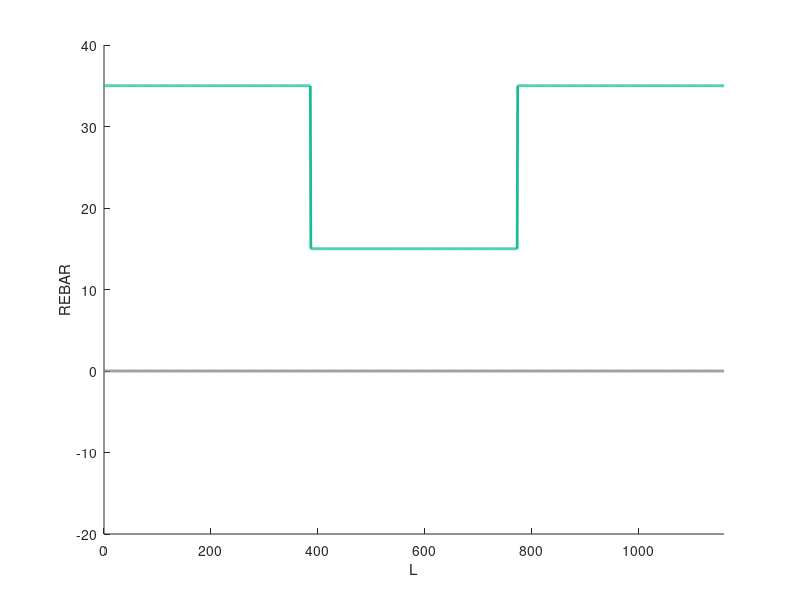
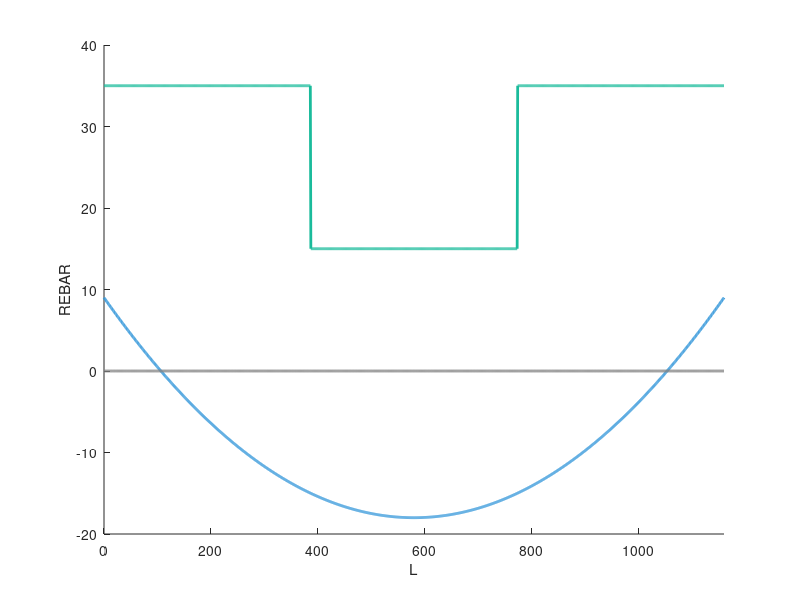
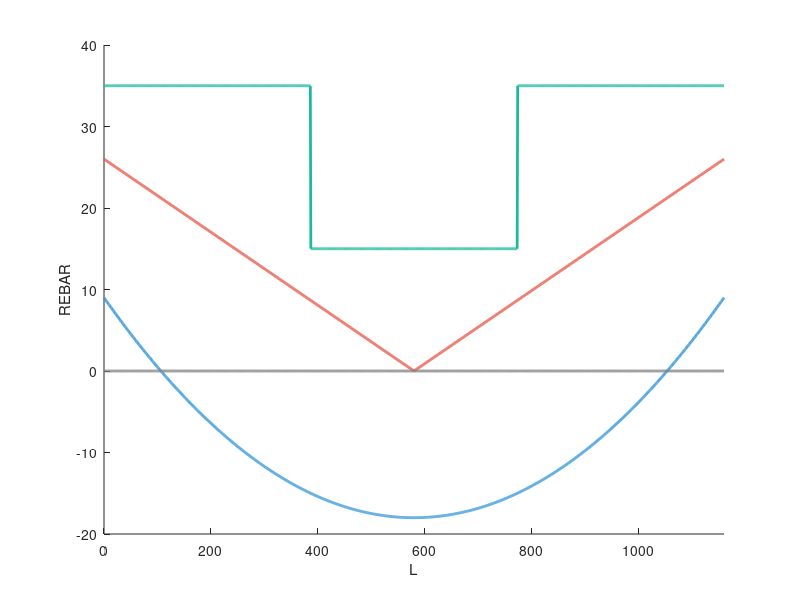
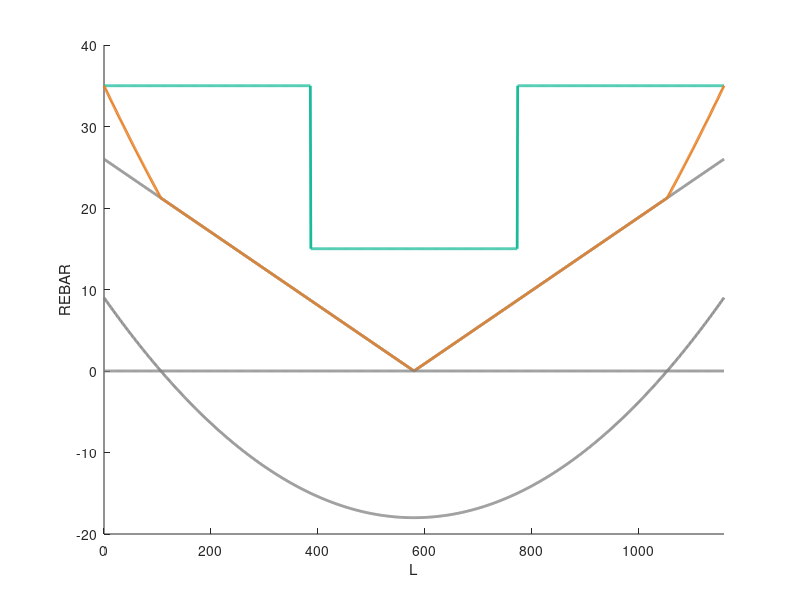

Reproduce these figures in MATLAB, in order.
clc; clear; close all;

green = [26 188 156] / 256;
blue = [52 152 219] / 256;
red = [233 88 73] / 256;
orange = [230 126 34] / 256;
purple = [155 89 182] / 256;
gray = [0.5 0.5 0.5];
background = [247 247 247] / 256;

% totalArea = [35 15 35];

interval = 1200;

zeroLine = zeros(1, interval);

beamLength = 1160;

x = linspace(0, beamLength, interval);

initialRebar = [35 * ones(1, interval / 3), 15 * ones(1, interval / 3), 35 * ones(1, interval / 3)];

gravityLoad = 4 * 27 * (x / beamLength - 0.5) .^ 2 - 18;

lateralForce = max([26 - 2 * 26 * x / beamLength; -26 + 2 * 26 * x / beamLength]);

linearAdd = gravityLoad .* (gravityLoad > 0) + lateralForce;


multiRebarLd = [7 7 7 7 7 7 7 7 7 7 7 7 7 7 7 7 7 7 7 7 7 7 7 7 7 7 7 7 7 7 7 7 7 7 7 7 7 7 7 7 7 7 7 7 7 7 7 7 7 7 7 7 7 7 7 7 7 7 7 7 7 7 7 7 7 7 7 7 7 7 7 7 7 7 7 7 7 7 7 7 7 7 7 7 7 7 7 7 7 7 7 7 7 7 7 7 7 7 7 7 7 7 7 7 7 7 7 7 7 7 7 7 7 7 7 7 7 7 7 7 7 7 7 7 7 7 7 7 7 7 7 7 7 7 7 7 7 7 7 7 7 7 7 7 7 7 7 7 7 7 7 7 7 7 7 7 7 7 7 7 7 7 7 7 7 6 6 6 6 6 6 6 6 6 6 6 6 6 6 6 6 6 6 6 5 5 5 5 5 5 5 5 5 5 5 5 5 5 5 5 5 5 5 5 5 5 5 5 5 5 5 5 5 5 5 5 5 5 5 5 5 5 5 5 5 5 5 5 5 5 5 5 5 5 5 5 5 5 5 5 4 4 4 4 4 4 4 4 4 4 4 4 4 4 4 4 4 4 4 4 4 4 4 4 4 4 4 4 4 4 4 4 4 4 4 4 4 4 4 4 4 4 4 4 4 4 4 4 4 4 4 4 4 4 4 4 4 4 4 4 4 4 4 4 4 4 4 4 4 4 4 4 4 4 4 4 4 4 4 4 4 4 4 4 4 4 4 4 4 4 4 4 4 4 4 4 4 4 4 4 4 4 4 4 4 4 4 4 4 4 4 4 4 4 3 3 3 3 3 3 3 3 3 3 3 3 3 3 3 3 3 3 3 3 3 3 3 3 3 3 3 3 3 3 3 3 3 3 3 3 3 3 3 3 3 3 3 3 3 3 3 3 3 3 3 3 3 3 3 3 3 3 3 3 3 3 3 3 3 3 3 3 3 3 3 3 3 3 3 3 3 3 3 3 3 3 3 3 3 3 3 3 3 3 3 3 3 3 3 3 3 3 3 3 3 3 3 3 3 3 3 3 3 3 3 3 3 3 2 2 2 2 2 2 2 2 2 2 2 2 2 2 2 2 2 2 2 2 2 2 2 2 2 2 2 2 2 2 2 2 2 2 2 2 2 2 2 2 2 2 2 2 2 2 2 2 2 2 2 2 2 2 2 2 2 2 2 2 2 2 2 2 2 2 2 2 2 2 2 2 2 2 2 2 2 2 2 2 2 2 2 2 2 2 2 2 2 2 2 2 2 2 2 2 2 2 2 2 2 2 2 2 2 2 2 2 2 2 2 2 2 2 2 2 2 2 2 2 2 2 2 2 2 2 2 2 2 2 2 2 2 2 2 2 2 2 2 2 2 2 2 2 2 2 2 2 2 2 2 2 2 2 2 2 2 2 2 2 2 2 2 2 2 2 2 2 2 2 2 2 2 2 2 2 2 2 2 2 2 2 2 2 2 2 2 2 2 2 2 2 2 2 2 2 2 2 2 2 2 2 2 2 2 2 2 2 2 2 2 2 2 2 2 2 2 2 2 2 2 2 2 2 2 2 2 2 2 2 2 2 2 2 2 2 2 2 2 2 2 2 2 2 2 2 2 2 2 2 2 2 2 2 2 2 2 2 2 2 2 2 2 2 3 3 3 3 3 3 3 3 3 3 3 3 3 3 3 3 3 3 3 3 3 3 3 3 3 3 3 3 3 3 3 3 3 3 3 3 3 3 3 3 3 3 3 3 3 3 3 3 3 3 3 3 3 3 3 3 3 3 3 3 3 3 3 3 3 3 3 3 3 3 3 3 3 3 3 3 3 3 3 3 3 3 3 3 3 3 3 3 3 3 3 3 3 3 3 3 3 3 3 3 3 3 3 3 3 3 3 3 3 3 3 3 3 3 4 4 4 4 4 4 4 4 4 4 4 4 4 4 4 4 4 4 4 4 4 4 4 4 4 4 4 4 4 4 4 4 4 4 4 4 4 4 4 4 4 4 4 4 4 4 4 4 4 4 4 4 4 4 4 4 4 4 4 4 4 4 4 4 4 4 4 4 4 4 4 4 4 4 4 4 4 4 4 4 4 4 4 4 4 4 4 4 4 4 4 4 4 4 4 4 4 4 4 4 4 4 4 4 4 4 4 4 4 4 4 4 4 4 5 5 5 5 5 5 5 5 5 5 5 5 5 5 5 5 5 5 5 5 5 5 5 5 5 5 5 5 5 5 5 5 5 5 5 5 5 5 5 5 5 5 5 5 5 5 5 5 5 5 5 5 5 5 5 5 6 6 6 6 6 6 6 6 6 6 6 6 6 6 6 6 6 6 6 7 7 7 7 7 7 7 7 7 7 7 7 7 7 7 7 7 7 7 7 7 7 7 7 7 7 7 7 7 7 7 7 7 7 7 7 7 7 7 7 7 7 7 7 7 7 7 7 7 7 7 7 7 7 7 7 7 7 7 7 7 7 7 7 7 7 7 7 7 7 7 7 7 7 7 7 7 7 7 7 7 7 7 7 7 7 7 7 7 7 7 7 7 7 7 7 7 7 7 7 7 7 7 7 7 7 7 7 7 7 7 7 7 7 7 7 7 7 7 7 7 7 7 7 7 7 7 7 7 7 7 7 7 7 7 7 7 7 7 7 7 7 7 7 7 7 7 7 7 7 7 7 7 7 7 7 7 7 7 7 7 7 7 7 7];

threeRebar = [7 7 7 7 7 7 7 7 7 7 7 7 7 7 7 7 7 7 7 7 7 7 7 7 7 7 7 7 7 7 7 7 7 7 7 7 7 7 7 7 7 7 7 7 7 7 7 7 7 7 7 7 7 7 7 7 7 7 7 7 7 7 7 7 7 7 7 7 7 7 7 7 7 7 7 7 7 7 7 7 7 7 7 7 7 7 7 7 7 7 7 7 7 7 7 7 7 7 7 7 7 7 7 7 7 7 7 7 7 7 7 7 7 7 7 7 7 7 7 7 7 7 7 7 7 7 7 7 7 7 7 7 7 7 7 7 7 7 7 7 7 7 7 7 7 7 7 7 7 7 7 7 7 7 7 7 7 7 7 7 7 7 7 7 7 7 7 7 7 7 7 7 7 7 7 7 7 7 7 7 7 7 7 7 7 7 7 7 7 7 7 7 7 7 7 7 7 7 7 7 7 7 7 7 7 7 7 7 7 7 7 7 7 7 7 7 7 7 7 7 7 7 7 7 7 7 7 7 7 7 7 7 7 7 7 7 7 7 7 7 4 4 4 4 4 4 4 4 4 4 4 4 4 4 4 4 4 4 4 4 4 4 4 4 4 4 4 4 4 4 4 4 4 4 4 4 4 4 4 4 4 4 4 4 4 4 4 4 4 4 4 4 4 4 4 4 4 4 4 4 4 4 4 4 4 4 4 4 4 4 4 4 4 4 4 4 4 4 4 4 4 4 4 4 4 4 4 4 4 4 4 4 4 4 4 4 4 4 4 4 4 4 4 4 4 4 4 4 4 4 4 4 4 4 4 4 4 4 4 4 4 4 4 4 4 4 4 4 4 4 4 4 4 4 4 4 4 4 4 4 4 4 4 4 4 4 4 4 4 4 4 4 4 4 4 4 4 4 4 4 4 4 4 4 4 4 4 4 4 4 4 4 4 4 4 4 4 4 4 4 4 4 4 4 4 4 4 4 4 4 4 4 4 4 4 4 4 4 4 4 4 4 4 4 4 4 4 4 4 4 4 4 4 4 4 4 4 4 4 4 4 4 4 4 4 4 4 4 4 4 4 4 4 4 4 4 4 4 4 4 4 4 4 4 4 4 4 4 4 4 4 4 4 4 4 4 4 4 4 4 4 4 4 4 4 4 4 4 4 4 4 4 4 4 4 4 4 4 4 4 4 4 4 4 4 4 4 4 4 4 4 4 4 4 4 4 4 4 4 4 4 4 4 4 4 4 4 4 4 4 4 4 4 4 4 4 4 4 4 4 4 4 4 4 4 4 4 4 4 4 4 4 4 4 4 4 4 4 4 4 4 4 4 4 4 4 4 4 4 4 4 4 4 4 4 4 4 4 4 4 4 4 4 4 4 4 4 4 4 4 4 4 4 4 4 4 4 4 4 4 4 4 4 4 4 4 4 4 4 4 4 4 4 4 4 4 4 4 4 4 4 4 4 4 4 4 4 4 4 4 4 4 4 4 4 4 4 4 4 4 4 4 4 4 4 4 4 4 4 4 4 4 4 4 4 4 4 4 4 4 4 4 4 4 4 4 4 4 4 4 4 4 4 4 4 4 4 4 4 4 4 4 4 4 4 4 4 4 4 4 4 4 4 4 4 4 4 4 4 4 4 4 4 4 4 4 4 4 4 4 4 4 4 4 4 4 4 4 4 4 4 4 4 4 4 4 4 4 4 4 4 4 4 4 4 4 4 4 4 4 4 4 4 4 4 4 4 4 4 4 4 4 4 4 4 4 4 4 4 4 4 4 4 4 4 4 4 4 4 4 4 4 4 4 4 4 4 4 4 4 4 4 4 4 4 4 4 4 4 4 4 4 4 4 4 4 4 4 4 4 4 4 4 4 4 4 4 4 4 4 4 4 4 4 4 4 4 4 4 4 4 4 4 4 4 4 4 4 4 4 4 4 4 4 4 4 4 4 4 4 4 4 4 4 4 4 4 4 4 4 4 4 4 4 4 4 4 4 4 4 4 4 4 4 4 4 4 4 4 4 4 4 4 4 4 4 4 4 4 4 4 4 4 4 4 4 4 4 4 4 4 4 4 4 4 4 4 4 4 4 4 4 4 4 4 4 4 4 4 4 4 4 4 4 4 4 4 4 4 4 4 4 4 4 4 4 4 4 4 4 4 4 4 4 4 4 4 4 4 4 7 7 7 7 7 7 7 7 7 7 7 7 7 7 7 7 7 7 7 7 7 7 7 7 7 7 7 7 7 7 7 7 7 7 7 7 7 7 7 7 7 7 7 7 7 7 7 7 7 7 7 7 7 7 7 7 7 7 7 7 7 7 7 7 7 7 7 7 7 7 7 7 7 7 7 7 7 7 7 7 7 7 7 7 7 7 7 7 7 7 7 7 7 7 7 7 7 7 7 7 7 7 7 7 7 7 7 7 7 7 7 7 7 7 7 7 7 7 7 7 7 7 7 7 7 7 7 7 7 7 7 7 7 7 7 7 7 7 7 7 7 7 7 7 7 7 7 7 7 7 7 7 7 7 7 7 7 7 7 7 7 7 7 7 7 7 7 7 7 7 7 7 7 7 7 7 7 7 7 7 7 7 7 7 7 7 7 7 7 7 7 7 7 7 7 7 7 7 7 7 7 7 7 7 7 7 7 7 7 7 7 7 7 7 7 7 7 7 7 7 7 7 7 7 7 7 7 7 7 7 7 7 7 7 7 7 7 7 7 7];



% 1
figure;
hold on;
plot(x, initialRebar, 'Color', green, 'LineWidth', 2);
plot(x, zeroLine, 'Color', gray, 'LineWidth', 2);
title('');
xlabel('L');
ylabel('REBAR');
axis([0 beamLength -20 40]);

% 2
figure;
hold on;
plot(x, initialRebar, 'Color', green, 'LineWidth', 2);
plot(x, gravityLoad, 'Color', blue, 'LineWidth', 2);
plot(x, zeroLine, 'Color', gray, 'LineWidth', 2);
title('');
xlabel('L');
ylabel('REBAR');
axis([0 beamLength -20 40]);

% 3
figure;
hold on;
plot(x, initialRebar, 'Color', green, 'LineWidth', 2);
plot(x, gravityLoad, 'Color', blue, 'LineWidth', 2);
plot(x, lateralForce, 'Color', red, 'LineWidth', 2);
plot(x, zeroLine, 'Color', gray, 'LineWidth', 2);
title('');
xlabel('L');
ylabel('REBAR');
axis([0 beamLength -20 40]);

% 4
figure;
hold on;
plot(x, initialRebar, 'Color', green, 'LineWidth', 2);
plot(x, gravityLoad, 'Color', gray, 'LineWidth', 2);
plot(x, lateralForce, 'Color', gray, 'LineWidth', 2);
plot(x, linearAdd, 'Color', orange, 'LineWidth', 2);
plot(x, zeroLine, 'Color', gray, 'LineWidth', 2);
title('');
xlabel('L');
ylabel('REBAR');
axis([0 beamLength -20 40]);

% 5
figure;
hold on;
plot(x, initialRebar / 5, 'Color', green, 'LineWidth', 2);
plot(x, linearAdd / 5, 'Color', gray, 'LineWidth', 2);
plot(x, max(ceil(linearAdd / 5), 2), 'Color', blue, 'LineWidth', 2);
plot(x, zeroLine, 'Color', gray, 'LineWidth', 2);
title('');
xlabel('L');
ylabel('REBAR NUMBER');
axis([0 beamLength -4 8]);

% 6
figure;
hold on;
plot(x, initialRebar / 5, 'Color', green, 'LineWidth', 2);
plot(x, linearAdd / 5, 'Color', gray, 'LineWidth', 2);
plot(x, max(ceil(linearAdd / 5), 2), 'Color', blue, 'LineWidth', 2);
plot(x, multiRebarLd, 'Color', red, 'LineWidth', 2);
plot(x, zeroLine, 'Color', gray, 'LineWidth', 2);
title('');
xlabel('L');
ylabel('REBAR NUMBER');
axis([0 beamLength -4 8]);

% 7
figure;
hold on;
plot([beamLength beamLength] * 0.15, [-10 10], 'Color', gray, 'LineWidth', 2, 'LineStyle', '--');
plot([beamLength beamLength] * 0.4, [-10 10], 'Color', gray, 'LineWidth', 2, 'LineStyle', '--');
plot([beamLength beamLength] * 0.85, [-10 10], 'Color', gray, 'LineWidth', 2, 'LineStyle', '--');
plot([beamLength beamLength] * 0.6, [-10 10], 'Color', gray, 'LineWidth', 2, 'LineStyle', '--');
plot(x, initialRebar / 5, 'Color', green, 'LineWidth', 2);
plot(x, multiRebarLd, 'Color', gray, 'LineWidth', 2);
plot(x, threeRebar, 'Color', blue, 'LineWidth', 2);
plot(x, zeroLine, 'Color', gray, 'LineWidth', 2);
title('');
xlabel('L');
ylabel('REBAR NUMBER');
axis([0 beamLength -4 8]);

